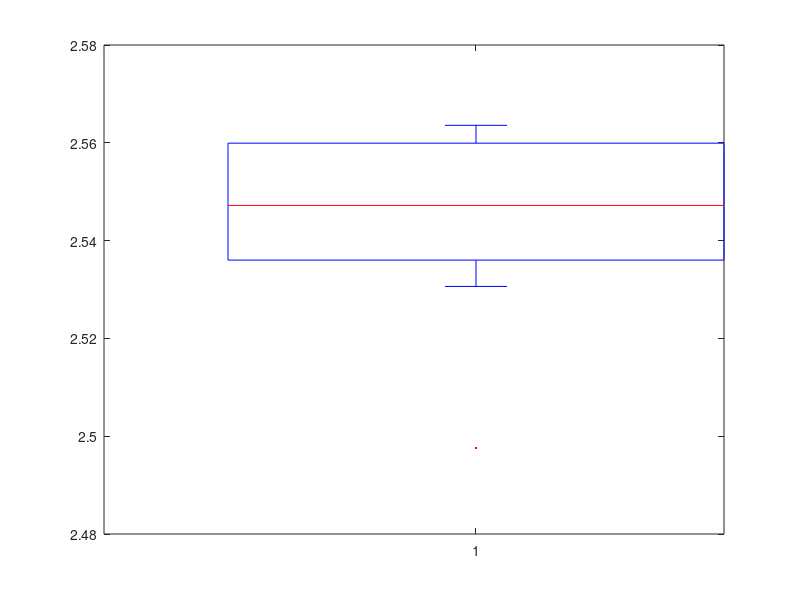

MATLAB code for this plot: (Note: this script raises an error after producing the figure.)
%Calculates plot the boxplot of the FLIM experiment
clear all
close all

titles = {'agonist' 'antagonist'}

agonist = {'1' 2.49756618
'2'  2.563574737
'3' 2.562094873
'4' 2.558629533
'5' 2.533998181
'6' 2.530627033
'7'  2.543795718
'8' 2.550589722
'9' 2.560359007
'10' 2.542062987
};

antagonist = {'1' 2.304256674
'2'  2.325287911
'3' 2.373101825
'4' 2.331619241
'5' 2.335127966
'6' 2.324003059
'7'  2.334194504
'8' 2.336702043
'9' 2.332383889
'10' 2.328543912
};

combinedData = {agonist antagonist};

figure()

parrallel = [1 1 1 1];

for z = 1:2
    
    %% Load some sample data:
    figure()
    data = combinedData{z};
    
    measures = cell2mat(data(:,2));


    coordLineStyle = 'k.';
    boxplot(measures(1:size(data,1),1), 'Symbol', coordLineStyle);
    hold on
    scatter(1,measures(1:size(data,1),1), 'Color', 'k', 'Marker', '.')


    % if parrallel(z) == 1
    %     parallelcoords(measures(1:size(data,1),1:2), 'Color', 0.7*[1 1 1], 'LineStyle', '-',...
    %       'Marker', '.', 'MarkerSize', 10, 'LineWidth',1);
    %         hold on
    % end
    ylim([2.29 2.58])

    title(titles{z})

end







